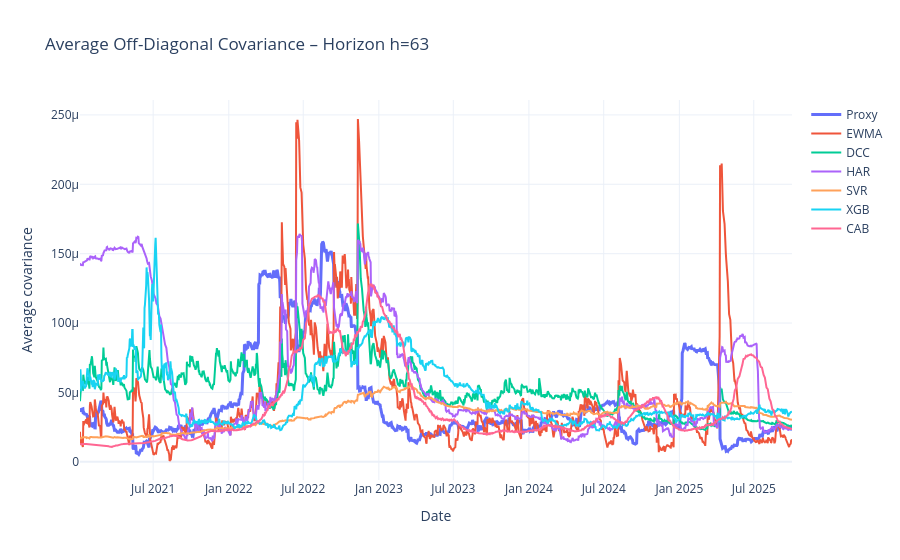
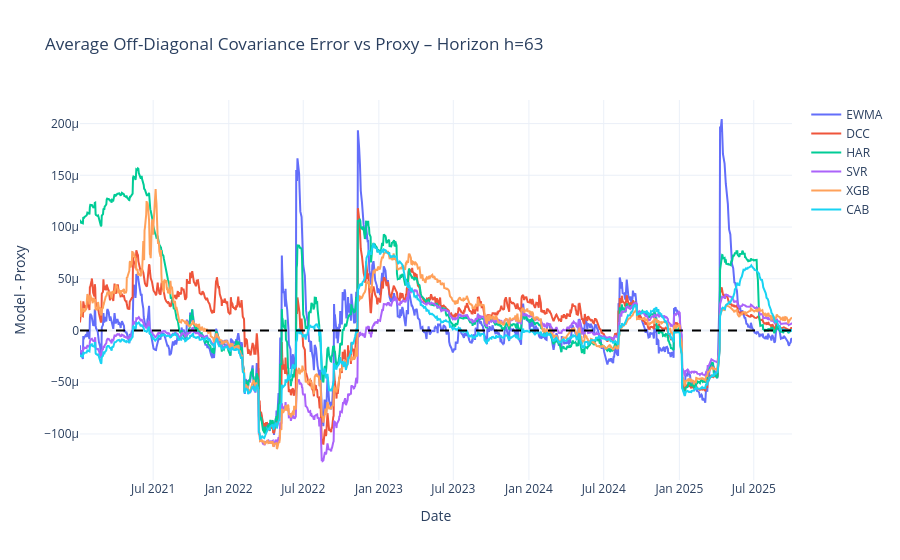

The notebook cell saved with these charts, in order:
### Code cell
# ============================================================
# Additional visual diagnostics for covariance structure
# Uses existing variables in this notebook:
#   proxy, models, n_assets, row_to_matrix, H
# ============================================================

import numpy as np
import plotly.graph_objects as go

# ------------------------------------------------------------
# 1) Helper: average off-diagonal covariance
# ------------------------------------------------------------
def avg_offdiag_covariance(df, n_assets):
    def _avg_offdiag(row):
        Sigma = row_to_matrix(row, n_assets)
        mask = ~np.eye(n_assets, dtype=bool)
        return Sigma[mask].mean()
    return df.apply(_avg_offdiag, axis=1)

# ------------------------------------------------------------
# 2) Level plot: average off-diagonal covariance
# ------------------------------------------------------------
proxy_avg_cov = avg_offdiag_covariance(proxy, n_assets)

fig = go.Figure()

fig.add_trace(
    go.Scatter(
        x=proxy_avg_cov.index,
        y=proxy_avg_cov.values,
        mode="lines",
        name="Proxy",
        line=dict(width=3)
    )
)

for model_name, df in models.items():
    model_avg_cov = avg_offdiag_covariance(df, n_assets).reindex(proxy_avg_cov.index)

    fig.add_trace(
        go.Scatter(
            x=model_avg_cov.index,
            y=model_avg_cov.values,
            mode="lines",
            name=model_name
        )
    )

fig.update_layout(
    title=f"Average Off-Diagonal Covariance – Horizon h={H}",
    xaxis_title="Date",
    yaxis_title="Average covariance",
    hovermode="x unified",
    template="plotly_white"
)

fig.show()

# ------------------------------------------------------------
# 3) Error plot: model minus proxy
# Positive = overestimation
# Negative = underestimation
# ------------------------------------------------------------
fig = go.Figure()

for model_name, df in models.items():
    model_avg_cov = avg_offdiag_covariance(df, n_assets).reindex(proxy_avg_cov.index)
    error = model_avg_cov - proxy_avg_cov

    fig.add_trace(
        go.Scatter(
            x=error.index,
            y=error.values,
            mode="lines",
            name=model_name
        )
    )

fig.add_hline(y=0, line_dash="dash", line_color="black")

fig.update_layout(
    title=f"Average Off-Diagonal Covariance Error vs Proxy – Horizon h={H}",
    xaxis_title="Date",
    yaxis_title="Model - Proxy",
    hovermode="x unified",
    template="plotly_white"
)

fig.show()

### Figure 1 — Plotly figure (JSON) as saved in the notebook; plotly's stock layout.template omitted (floating-point values rounded to 4 significant figures; data arrays with more than 128 entries replaced by an {"elided": "..."} marker saying what was removed)
{"data": [{"line": {"width": 3}, "mode": "lines", "name": "Proxy", "type": "scatter", "x": {"elided": "1193 str values"}, "y": {"elided": "1193 float values"}}, {"mode": "lines", "name": "EWMA", "type": "scatter", "x": {"elided": "1193 str values"}, "y": {"elided": "1193 float values"}}, {"mode": "lines", "name": "DCC", "type": "scatter", "x": {"elided": "1193 str values"}, "y": {"elided": "1193 float values"}}, {"mode": "lines", "name": "HAR", "type": "scatter", "x": {"elided": "1193 str values"}, "y": {"elided": "1193 float values"}}, {"mode": "lines", "name": "SVR", "type": "scatter", "x": {"elided": "1193 str values"}, "y": {"elided": "1193 float values"}}, {"mode": "lines", "name": "XGB", "type": "scatter", "x": {"elided": "1193 str values"}, "y": {"elided": "1193 float values"}}, {"mode": "lines", "name": "CAB", "type": "scatter", "x": {"elided": "1193 str values"}, "y": {"elided": "1193 float values"}}], "layout": {"hovermode": "x unified", "title": {"text": "Average Off-Diagonal Covariance – Horizon h=63"}, "xaxis": {"title": {"text": "Date"}}, "yaxis": {"title": {"text": "Average covariance"}}}}

### Figure 2 — Plotly figure (JSON) as saved in the notebook; plotly's stock layout.template omitted (floating-point values rounded to 4 significant figures; data arrays with more than 128 entries replaced by an {"elided": "..."} marker saying what was removed)
{"data": [{"mode": "lines", "name": "EWMA", "type": "scatter", "x": {"elided": "1193 str values"}, "y": {"elided": "1193 float values"}}, {"mode": "lines", "name": "DCC", "type": "scatter", "x": {"elided": "1193 str values"}, "y": {"elided": "1193 float values"}}, {"mode": "lines", "name": "HAR", "type": "scatter", "x": {"elided": "1193 str values"}, "y": {"elided": "1193 float values"}}, {"mode": "lines", "name": "SVR", "type": "scatter", "x": {"elided": "1193 str values"}, "y": {"elided": "1193 float values"}}, {"mode": "lines", "name": "XGB", "type": "scatter", "x": {"elided": "1193 str values"}, "y": {"elided": "1193 float values"}}, {"mode": "lines", "name": "CAB", "type": "scatter", "x": {"elided": "1193 str values"}, "y": {"elided": "1193 float values"}}], "layout": {"hovermode": "x unified", "shapes": [{"line": {"color": "black", "dash": "dash"}, "type": "line", "x0": 0, "x1": 1, "xref": "x domain", "y0": 0, "y1": 0, "yref": "y"}], "title": {"text": "Average Off-Diagonal Covariance Error vs Proxy – Horizon h=63"}, "xaxis": {"title": {"text": "Date"}}, "yaxis": {"title": {"text": "Model - Proxy"}}}}
